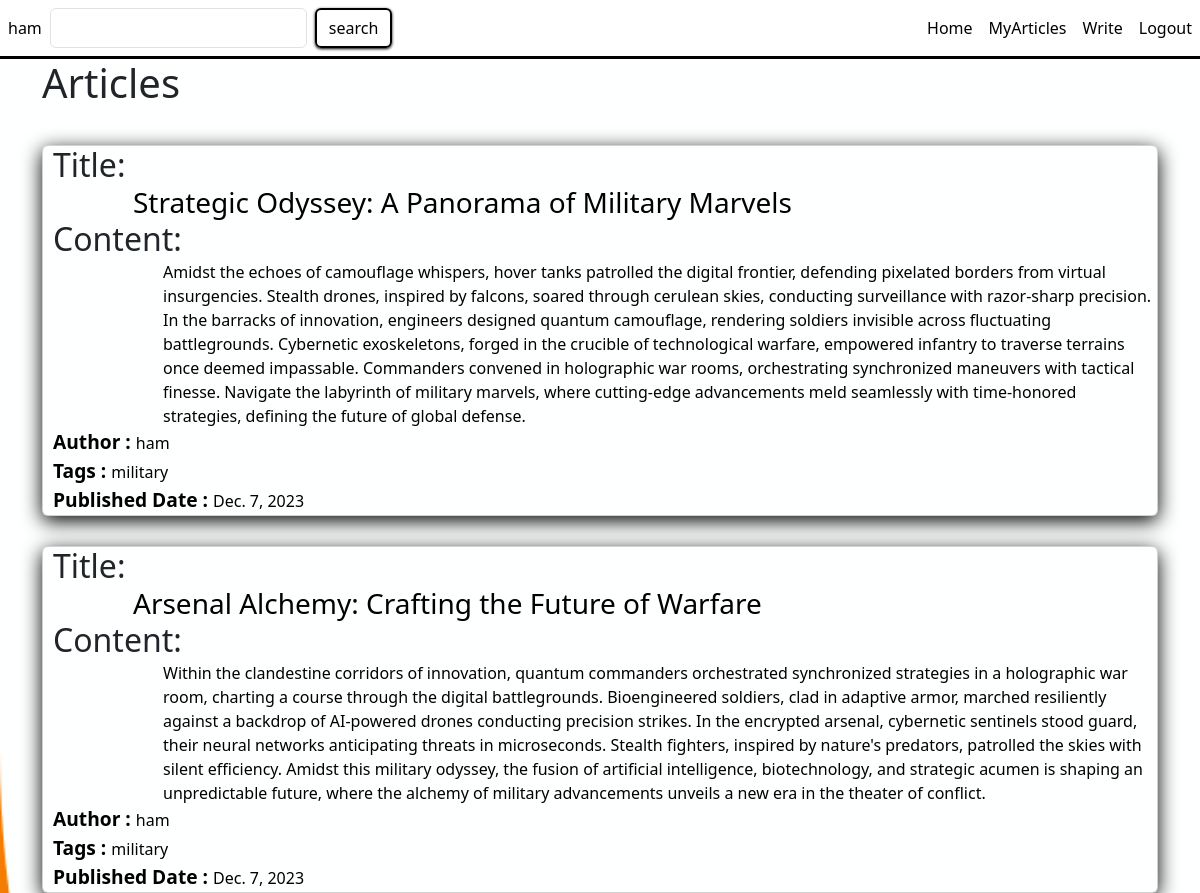
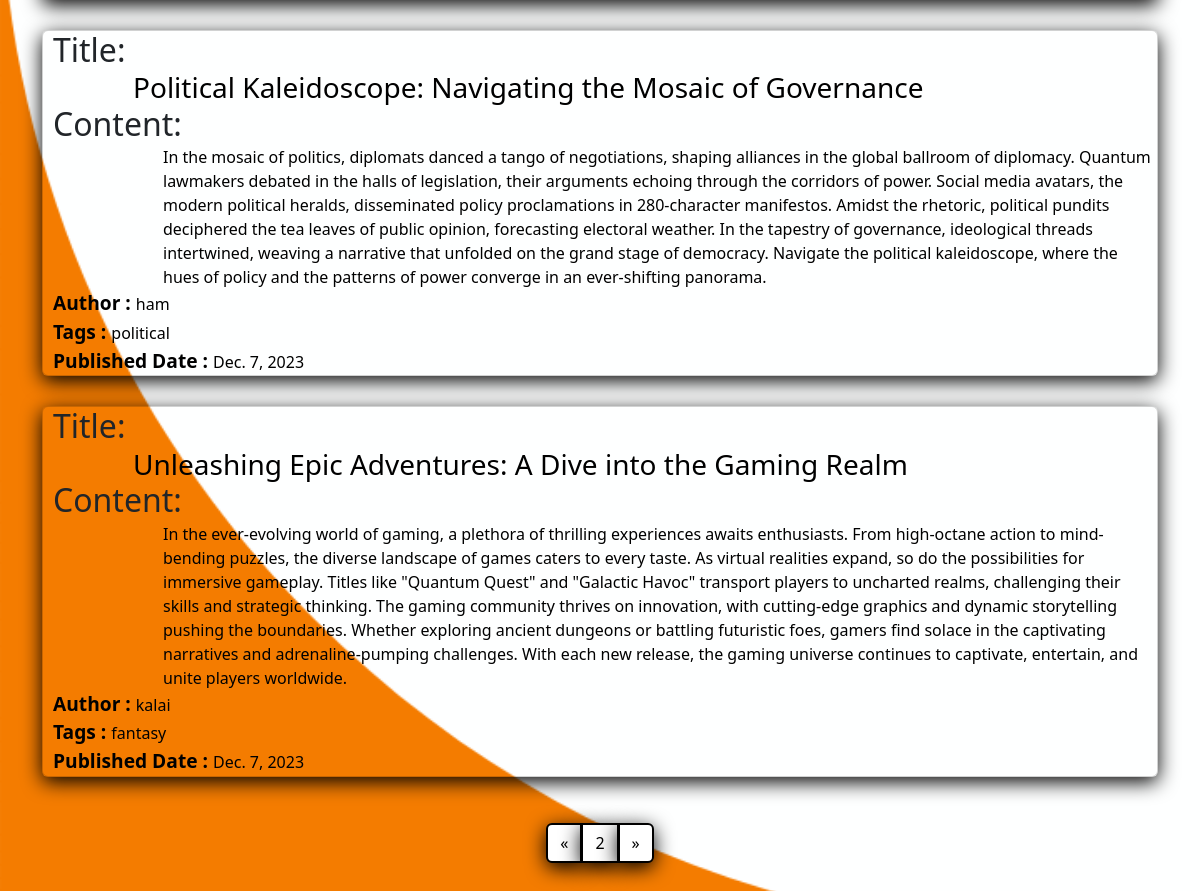
The app's page /articles?q=&page=2 (signed in) with its own data (2 pictures, top to bottom).
### articles/models.py (models this page shows)
class Article(models.Model):
    title = models.CharField(max_length=100,null=False)
    files = models.FileField(blank=True,upload_to='static/article/files/')
    content = models.TextField(null=False)
    date = models.DateField(null=False)
    author = models.TextField(null=False)
    tags = models.TextField(null=False)

### articles/views.py (the view)
# urls.py: path("articles",articles,name='articles'),
def articles(request):
    if request.user.is_authenticated:
        pagination = Paginator(Article.objects.all(),4)
        page_no = request.GET.get("page")
        return render(request, "articles.html", context={"articles":pagination.get_page(page_no)})
    else:
        request.session["status"] = 3
        return redirect("login")

### templates/articles.html (shortened to what this page needs)
{% load static %}
<!DOCTYPE html>
<html lang="en">
  <head>
    <link
      href="https://cdn.jsdelivr.net/npm/bootstrap@5.3.2/dist/css/bootstrap.min.css"
      rel="stylesheet"
    />
    <link rel="stylesheet" href="{% static 'articles.css' %}" />
  </head>
  <body>
    <nav
      class="navbar navbar-expand-lg navbar-light"
    >
      <div class="collapse navbar-collapse" id="navbarNav">
        <ul class="navbar-nav mr-10">
          <li class="nav-item active">
            <a class="nav-link">{{request.user}}</a>
          </li>
          <li class="nav-item active ml-10">
            <form class='d-flex' action="search" method="POST">
              <input class='form-control me-2' name="search" required>
              <button class="btn btn-outline-secondary" type="submit">search</button>
            </form>
          </li>
        </ul>
      </div>
      <ul class="navbar-nav ms-auto">
        <li class="nav-item">
          <a class="nav-link" href="/">Home</a>
        </li>
        <li class="nav-item">
          <a class="nav-link" href="myarticles">MyArticles</a>
        </li>
        <li class="nav-item">
          <a class="nav-link" href="write">Write</a>
        </li>
        <li class="nav-item">
          <a class="nav-link" href="logout">Logout</a>
        </li>
      </ul>
    </nav>
      <div class="container">
        <div class="row">
          <div class="col">
            <h1>Articles</h2>
          </div>
        </div>
      {%for j in articles %}
      <div class="row">
        <div class="col-12">
          <div class="card mb-10 pb-10">
            <h2>Title:</h2>
            <h3 class="title">{{j.title}}</h3>
            <h2>Content:</h2>
            <p class="content">{{j.content}}</p>
            <p class="info"><b>Author : </b>{{j.author}}</p>
            <p class="info"><b>Tags : </b>{{j.tags}}</p>
            <p class="info"><b>Published Date : </b>{{j.date}}</p>
          </div>
        </div>
      </div>
      {% endfor %}
      <div class="row">
        <div class="col-md-12 mt-3 d-flex justify-content-center">
          <div class="text-center">
        <nav>
          <ul class="pagination">
            <li class="page-item">
              {% if articles.has_previous %}
              <a class="page-link" href="?q={{query}}&page={{articles.previous_page_number}}" aria-label="Previous">
                <span aria-hidden="true">&laquo;</span>
              </a>
              {% endif %}
            </li>
            {% if articles.has_other_pages > 0 %}
            <li class="page-item"><a class="page-link" href="#">{{articles.number}}</a></li>
            {% endif %}
            {% if articles.has_next %}
            <li class="page-item">
              <a class="page-link" href="?q={{query}}&page={{articles.next_page_number}}" aria-label="Next">
                <span aria-hidden="true">&raquo;</span>
              </a>
              {% endif %}
            </li>
          </ul>
        </nav>
        </div>
      </div>
      </div>
    </div>
  </body>
</html>

### static/article/css/articles.css (style rules this page uses)
body { background-size: cover; background-repeat: no-repeat; }
.card { height: 100%; width: 100%; background: none; box-shadow: 0 5px 20px 0 black; }
h3, p { color: black; padding-left: 30px; margin-bottom: 0px; }
.row { padding-bottom: 30px; flex: 1; }
.container { display: flex; flex-direction: column; }
.navbar { background-color: white; border-bottom: 3px solid black; }
.nav-link { color: black; }
.btn { color: black; background: none; border: 2px solid black; box-shadow: 0 1px 3px 0 black; }
h2 { margin-bottom: 2px; padding-left: 10px; }
.title { padding-left: 90px; }
.content { padding-left: 120px; }
.info { padding-left: 10px; }
b { font-size: larger; }
.page-link { border: 2px solid black; color: black; box-shadow: 0 5px 20px 0 black }

### records on screen
Article: title "Strategic Odyssey: A Panorama of Military Marvels", content "Amidst the echoes of camouflage whispers, hover tanks patrolled the digital frontier, defending pixelated borders from virtual insurgencies. Stealth drones, inspired by falcons, soared through cerulean skies, conducting surveillance with razor-sharp precision. In the barracks of innovation, engineers designed quantum camouflage, rendering soldiers invisible across fluctuating battlegrounds. Cybernetic exoskeletons, forged in the crucible of technological warfare, empowered infantry to traverse terrains once deemed impassable. Commanders convened in holographic war rooms, orchestrating synchronized maneuvers with tactical finesse. Navigate the labyrinth of military marvels, where…", author "ham", tags "military", date "Dec. 7, 2023"
Article: title "Arsenal Alchemy: Crafting the Future of Warfare", content "Within the clandestine corridors of innovation, quantum commanders orchestrated synchronized strategies in a holographic war room, charting a course through the digital battlegrounds. Bioengineered soldiers, clad in adaptive armor, marched resiliently against a backdrop of AI-powered drones conducting precision strikes. In the encrypted arsenal, cybernetic sentinels stood guard, their neural networks anticipating threats in microseconds. Stealth fighters, inspired by nature's predators, patrolled the skies with silent efficiency. Amidst this military odyssey, the fusion of artificial intelligence, biotechnology, and strategic acumen is shaping an unpredictable future, where the alchemy of…", author "ham", tags "military", date "Dec. 7, 2023"
Article: title "Political Kaleidoscope: Navigating the Mosaic of Governance", content "In the mosaic of politics, diplomats danced a tango of negotiations, shaping alliances in the global ballroom of diplomacy. Quantum lawmakers debated in the halls of legislation, their arguments echoing through the corridors of power. Social media avatars, the modern political heralds, disseminated policy proclamations in 280-character manifestos. Amidst the rhetoric, political pundits deciphered the tea leaves of public opinion, forecasting electoral weather. In the tapestry of governance, ideological threads intertwined, weaving a narrative that unfolded on the grand stage of democracy. Navigate the political kaleidoscope, where the hues of policy and the patterns of power converge in an…", author "ham", tags "political", date "Dec. 7, 2023"
Article: title "Unleashing Epic Adventures: A Dive into the Gaming Realm", content "In the ever-evolving world of gaming, a plethora of thrilling experiences awaits enthusiasts. From high-octane action to mind-bending puzzles, the diverse landscape of games caters to every taste. As virtual realities expand, so do the possibilities for immersive gameplay. Titles like \"Quantum Quest\" and \"Galactic Havoc\" transport players to uncharted realms, challenging their skills and strategic thinking. The gaming community thrives on innovation, with cutting-edge graphics and dynamic storytelling pushing the boundaries. Whether exploring ancient dungeons or battling futuristic foes, gamers find solace in the captivating narratives and adrenaline-pumping challenges. With each new…", author "kalai", tags "fantasy", date "Dec. 7, 2023"

### other values on screen
{{ request.user }} "ham"
{{ articles.number }} "2"
